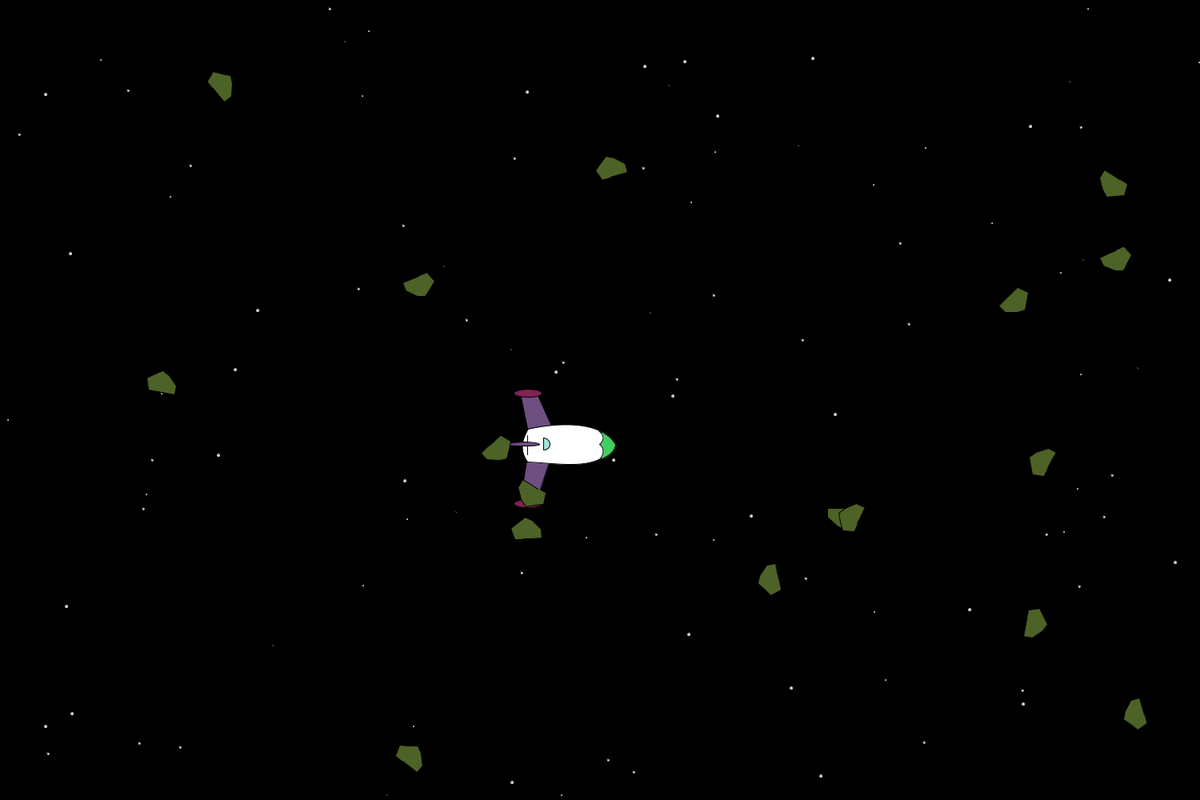
Frame 1 (no input)
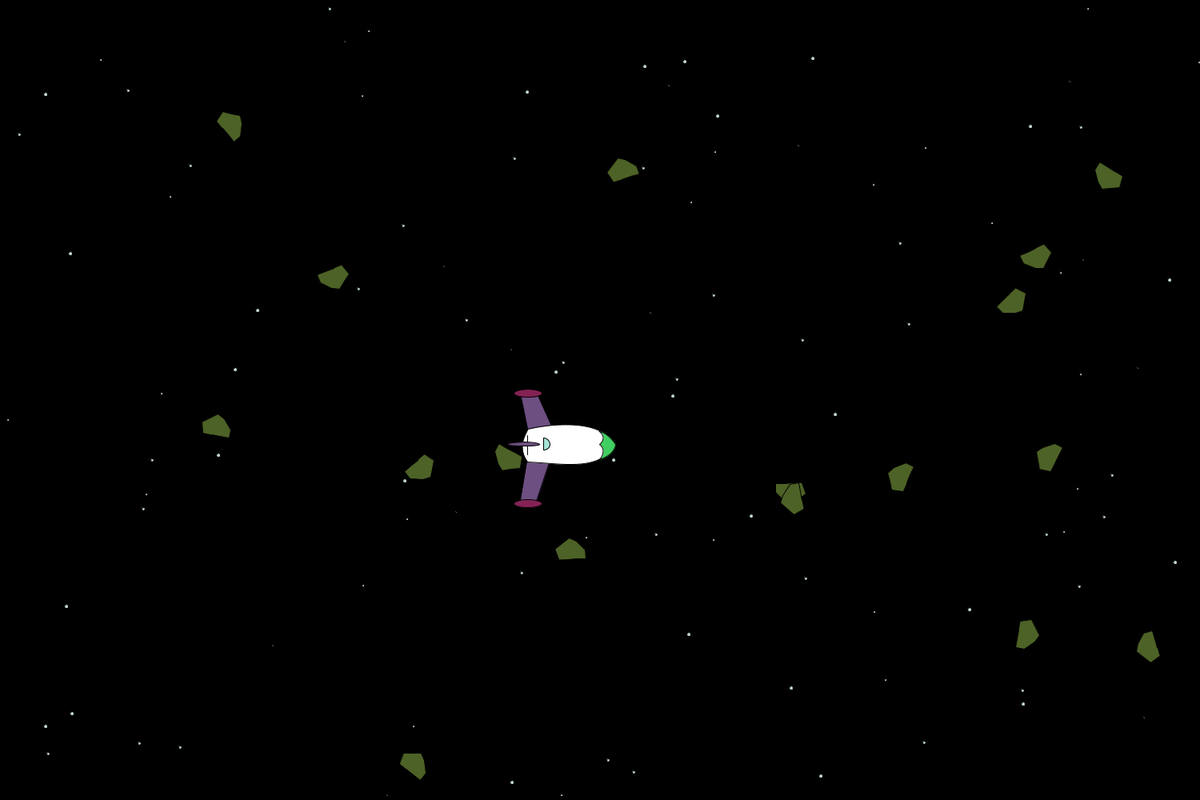
Frame 60 (the mouse pressed at the canvas centre just before this capture)
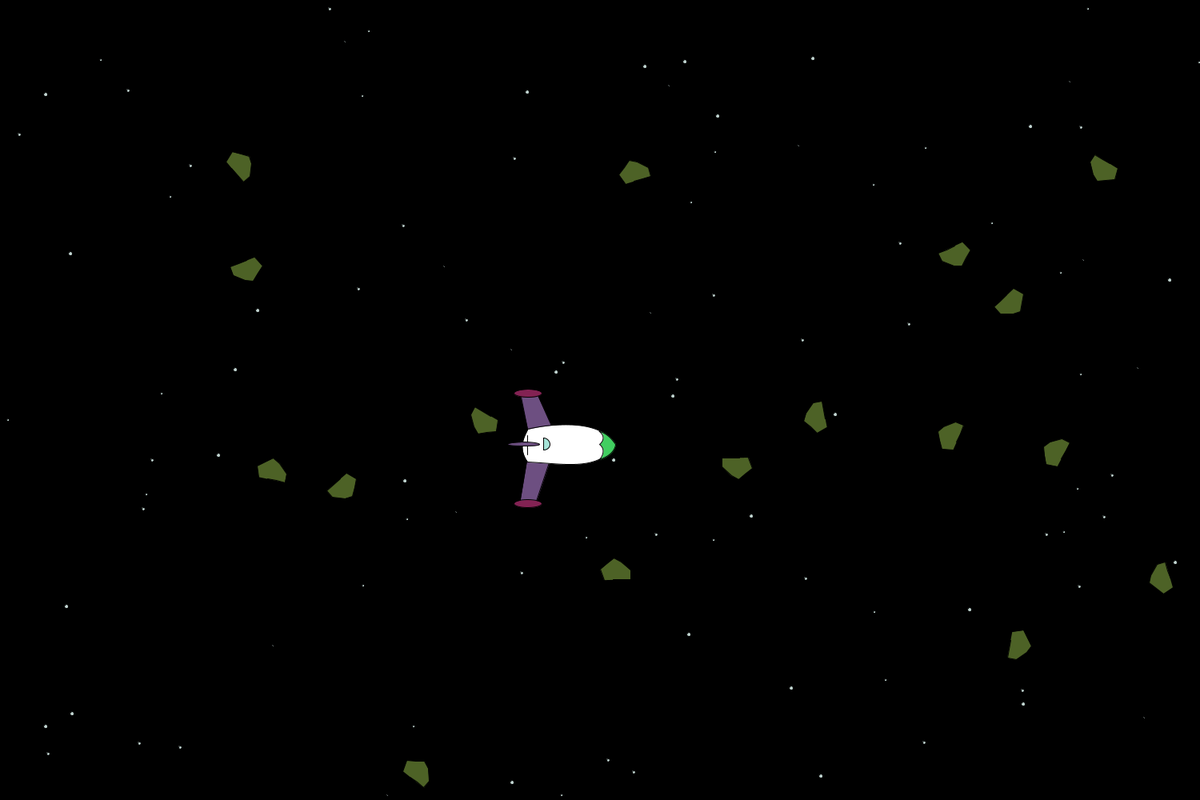
Frame 120 (the mouse held since frame 60 and released just before this capture)

The Processing sketch that drew these frames (run headless with seeded random() and noise(); from frame 60 on, the mouse is pressed at the canvas centre):

// Processing sketch: AsteroidsGame
// ── AsteroidsGame.pde
//* * * * * * * * * * * * * * * * * * * * * * * 
float x_pos, y_pos;
Star[] stars;
Spaceship player1;
Asteroid[] asters;

/*
  Track User keyboard input
 */
boolean ROTATE_LEFT;  //User is pressing <-
boolean ROTATE_RIGHT; //User is pressing ->
boolean MOVE_FORWARD; //User is pressing ^ arrow
boolean SPACE_BAR;    //User is pressing space bar


/* * * * * * * * * * * * * * * * * * * * * * *
 Initialize all of your variables and game state here
 */
public void setup() {
  size(1500, 1000);
  background(0);

  //initialize your asteroid array and fill it

  player1 = new Spaceship(width/2, height/2, 1, 0);



  stars = new Star[100];
  for (int i = 0; i < stars.length; i++) {

    int x = (int)(width * Math.random());
    int y = (int)(height * Math.random());
    int r = (int)(4 * Math.random()) + 2;
    stars[i] = new Star(x, y, r);
  }

  asters = new Asteroid[17];
  for (int i = 0; i < asters.length; i++) {

    float x = (float)(width * Math.random());
    float y = (float)(height * Math.random());
    float speed = (float)(2 * Math.random());
    float direction = (float)(360 * Math.random());
    asters[i] = new Asteroid(x, y, speed, direction);
  }
}


/* * * * * * * * * * * * * * * * * * * * * * *
 Drawing work here
 */
public void draw() {
  //your code here
  background(0);

  //Draw Starfield first 
  for (int i = 0; i < stars.length; i++) {
    stars[i].show();
  }



  if (ROTATE_LEFT) {
    player1.rotateShip();
  }
  
  if (ROTATE_RIGHT) {
    player1.rotateShip();
  } 
  
  if (MOVE_FORWARD) {
    player1.accelShip(.5);
  }
  
  if(!MOVE_FORWARD){
    player1.accelShip(-1);
  }
  

  player1.update();
  player1.show();

  //Check bullet collisions
  //TODO: Part III or IV - for not just leave this comment

  //TODO: Part II, Update each of the Asteroids internals

  //Check for asteroid collisions against other asteroids and alter course
  //TODO: Part III, for now keep this comment in place

  //Draw asteroids
  for (int i = 0; i < asters.length; i++) {
    asters[i].update();
    asters[i].show();
  }




  //Check for ship collision agaist asteroids
  //TODO: Part II or III

  //Draw spaceship & and its bullets
  //TODO: Part IV - we will use a new feature in Java called an ArrayList, 
  //so for now we'll just leave this comment and come back to it in a bit. 

  //Update score
  //TODO: Keep track of a score and output the score at the top right
}



/* * * * * * * * * * * * * * * * * * * * * * *
 Record relevent key presses for our game
 */
void keyPressed() {
  if (key == CODED) {
    if (keyCode == LEFT) {
      ROTATE_LEFT = true;
    } else if ( keyCode == RIGHT ) {
      ROTATE_RIGHT = true;
    } else if (keyCode == UP) {
      MOVE_FORWARD = true;
    }
  }

  //32 is spacebar
  if (keyCode == 32) {  
    SPACE_BAR = true;
  }
}



/* * * * * * * * * * * * * * * * * * * * * * *
 Record relevant key releases for our game.
 */
void keyReleased() {  
  if (key == CODED) { 
    if (keyCode == LEFT) {
      ROTATE_LEFT = false;
    } else if ( keyCode == RIGHT ) {
      ROTATE_RIGHT = false;
    } else if (keyCode == UP) {
      MOVE_FORWARD = false;
    }
  }
  if (keyCode == 32) {
    SPACE_BAR = false;
  }
}

// ── Asteroid.pde
/*
  Asteroid class
 Should extend Mover class and implement show.
 
 Initially, your asteroid may just be a simple circle or square
 but the final program should use "beginShape(), vertex(), and endShape()"
 to render the asteroid. */

class Asteroid extends Mover {   

  Asteroid(float x, float y) {
    super(x, y);
  }

  Asteroid(float x, float y, float speed, float direction) {
    this.x = x;
    this.y = y;
    this.speed = speed;
    this.direction = direction;
    myColor = 225;
    radius = 0.0;
  }
  
  void show(){
    pushMatrix();
    translate (x, y);
    rotate(radians(direction));
    fill(#4D6226);
    beginShape();
    vertex(0,0);
    vertex(10,-5);
    vertex(20,-10);
    vertex(15,-20);
    vertex(0,-25);
    vertex(-10,-25);
    vertex(-15,-15);
    vertex(-20,-5);
    vertex(-10,5);
    endShape();
    popMatrix();
    
  }
}

// ── Bullet.pde

class Bullet extends Mover {

  protected int live;

  Bullet(float x, float y) {
    super(x, y);
  }

  Bullet(float x, float y, float speed, float direction) {
    this.x = x;
    this.y = y;
    this.speed = speed;
    this.direction = direction;
    live = 100;
  }

  void show() {
    if (live > 0) {
      pushMatrix();
      translate(x, y);
      fill(#B6D10D);
      ellipse(0, 0, 15, 15);
      popMatrix();
    }
  }

  void update() {
    live--;
    super.update();
  }

  boolean isAlive() {
    return false;
  }
}

// ── Mover.pde

interface Movable {
  /*
    Return the x location of the Movable
   */
  float getX();

  float getY();


  float getDirection();

  /*
   Return the speed of the Movable.
   The speed you use is a relative value and will
   feel different for different frame rates. For example,
   if frameRate is set to 48, then a speed of 1 would move 48 pixels 
   per second.
   */
  float getSpeed();

  /*
   Return the radius of influence. If you could draw a circle
   around your object, then what would this radius be.
   */
  float getRadius();

  /* 
   Sets the direction of the Movable
   */
  void setDirection(float newDirectionInDegrees);

  /* 
   Sets the speed of the Movable
   */
  void setSpeed(float newSpeed);

  /*
   Update the internals of the instance
   */
  void update(); 

  /*
    Display the isntance
   */
  void show();

  /*
   Return true if the instance of Movable is "colliding with" 
   the movable referred to by object.  *Note* An object should not
   be able to collide with iteself.
   */
  boolean collidingWith(Movable object);
}

//END OF Movable Interface




/* * * * * * * * * * * * * * * * * * * * * * * * * * * * * * * * * * * * 
 Abstract base class Mover 
 */
abstract class Mover implements Movable {

  protected float x, y;
  protected float speed;
  protected float direction;
  protected int myColor;
  protected float radius;  

  /*
    Default Mover, not actually moving and directionless
   */
  Mover(float x, float y) {
    //The line below shows how we can 
    //link this constructor to the constructor below through "this"
    this(x, y, 0, 0);
  }
  Mover() {
    super();
  }
  /*
    Mover constructor specifying x, y position along with its speed and
   direction (in degrees)
   */
  Mover(float x, float y, float speed, float direction) {
    this.x = x;
    this.y = y;
    this.speed = speed;
    this.direction = direction;
    myColor = 225;
    radius = 0.0;
  }

  /*
    Most of your movable objects should follow this pattern.
   */
  void update() {
    x = x + speed*(float)Math.cos(radians(direction));
    y = y + speed*(float)Math.sin(radians(direction));

    if (x >= width + 50) {
      x = -20;
    } else if (x <= -50) {
      x = width + 50;
    }

    if (y >= height + 50) {
      y = -50;
    } else if (y <= -50) {
      y = height + 50;
    }
  }



  /*
    Save this for your subclasses to override.
   but notice how it is tagged with abstract, meaning 
   it is incomplete. (It's like an I.O.U.)
   */
  abstract void show();


  /*
    TODO: Part 4: Implement collision detection
   */
  boolean collidingWith(Movable object) {
    return false;
  }

  float getX() {
    return x;
  }

  float getY() {
    return y;
  }

  float getDirection() {
    return direction;
  }

  float getSpeed() {
    return speed;
  }

  float getRadius() {
    return radius;
  }

  void setDirection(float newDir) {
    direction = newDir;
  }

  void setSpeed(float newSpeed) {
    speed = newSpeed;
  }
}

// ── Spaceship.pde
/*
  Spaceship class
 Should extend Mover class and implement show.
 You may add additional methods to this class, for example "rotate" and "accelerate" 
 might be useful.
 */
class Spaceship extends Mover { 
  boolean ROTATELEFT, ROTATERIGHT;
  boolean MOVEFORWARD;

  Spaceship(float x, float y) {
    super(x, y);
  }

  Spaceship(float x, float y, float speed, float direction) {
    this.x = x;
    this.y = y;
    this.speed = speed;
    this.direction = direction;
    myColor = 225;
    radius = 0.0;
  }



  void show() {
    smooth();

    //beginning of the wings

    pushMatrix();
    translate(x, y);
    rotate(radians(direction+90));
    fill(#6D4F81);
    beginShape();
    vertex(33, 60);
    vertex(-10, 80);
    vertex(-8, 100);
    vertex(37, 90);
    endShape();
    fill(#832253);
    ellipse(-8, 90, 10, 35);



    fill(#6D4F81);
    beginShape();
    vertex(70, 60);
    vertex(130, 80);
    vertex(130, 100);
    vertex(70, 90);
    endShape();
    fill(#832253);
    ellipse(130, 90, 10, 35);



    //end of wings
    //main white part of the ship


    noFill();
    beginShape();
    vertex(55.5, -20);
    bezierVertex(90, 0, 80, 45, 78, 90);
    bezierVertex(57.5, 105, 40, 90, 37, 90);
    bezierVertex(37, 90, 15, 5, 55.5, -20);
    fill(255);
    endShape();



    beginShape();
    vertex(55.5, 0);
    bezierVertex(55.5, 0, 47.5, -10, 39, 0 );
    bezierVertex(39, 0, 40.5, -10, 55.5, -20);
    bezierVertex(55.5, -20, 68.5, -20, 75, 0);
    bezierVertex(75, 0, 63.5, -10, 55.5, 0);
    fill(#41CE60);
    endShape();


    //end of the main part of the ship
    //beginning of the cockpit


    beginShape();
    line(69, 90, 45, 90);
    vertex(69, 90);
    fill(#EAEAEA);
    bezierVertex(69, 90, 57, 0, 45, 90);


    fill(#A5E3D7);
    arc(55.5, 70, 15, 15, radians(180), radians(360), CHORD);
    fill(#6D4F81);
    ellipse(55.5, 95, 5, 40);
    popMatrix();

    //end of cockpit
  }

  void rotateShip() {
    if (ROTATE_LEFT){
      direction -= 1;
    }  else if (ROTATE_RIGHT){
      direction += 1;
      }
    }
    
    void accelShip(double speedMore){
    
      if (speed < 3) {
        speed += speedMore;
      }

  
      if (speed < 0) {
        speed = 0;
      }
  }
}

// ── Star.pde
//note that this class does NOT *NEED* to extend Mover but can if you like
class Star {
  float x_pos;
  float y_pos;
  float rad;
  
  public Star(float x, float y, float radius){
  x_pos = x;
  y_pos = y;
  rad = radius; 
  }
  
  void show(){
    pushMatrix();
    translate (x_pos, y_pos);
    fill(#C2D6D2);
    ellipse(0, 0, rad, rad);
    popMatrix();
    }
  }
